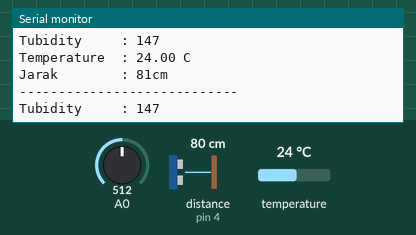
The sketch below on a simulated Arduino Uno, built with avr-gcc and run on an emulated ATmega328P. On the bench: the last lines printed to the serial monitor. The test bench sets the inputs (shaded band); at power-on: distance to the obstacle (sensor on pin 4) 80 cm, temperature 24 °C, A0 = 512. The echo pulse lasts 58.3 µs per cm.

Above: at 6.7 s.
6.8 s: distance to the obstacle (sensor on pin 4) set to 2 cm
At 8.3 s:
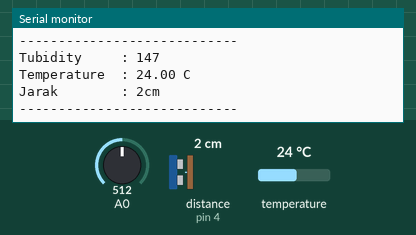
13.4 s: temperature set to 12 °C
At 19.7 s:
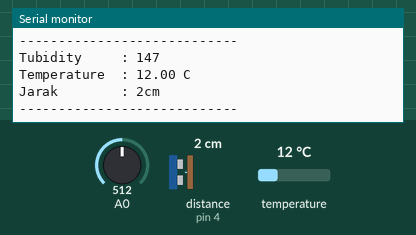
20.0 s: A0 set to 390
At 24.3 s:
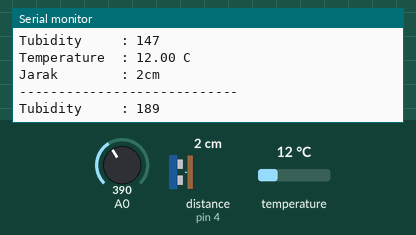
26.6 s: distance to the obstacle (sensor on pin 4) set to 4 cm
At 31.1 s:
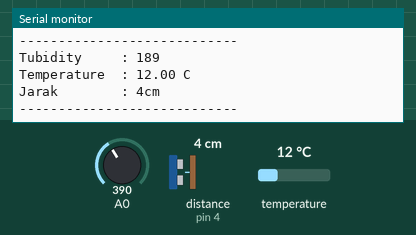
33.2 s: temperature set to 19 °C
At 37.4 s:
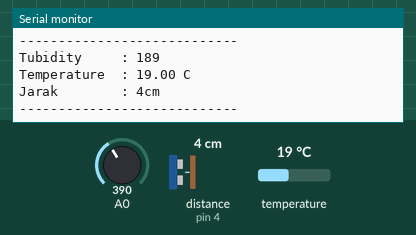
39.8 s: A0 set to 410
At 42.1 s:
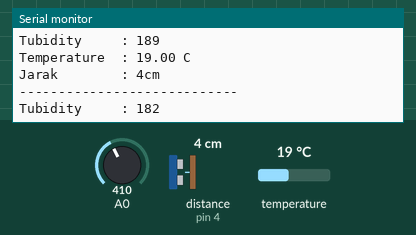
Timing chart, 0 to 43.6 s (numbered marks = the images above; inputs shaded):
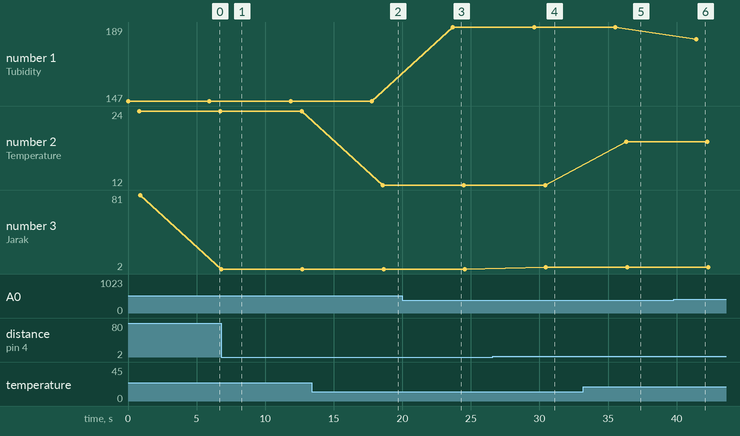

The sketch:

DSB18B20_ULTRASONICSR04T_TURBIDITY.ino
```cpp
#include <OneWire.h> //adc
#include <DallasTemperature.h> //DS18B20 sensor suhu
#include <NewPing.h> //SR04T sensor ultrasonic

#define ONE_WIRE_BUS 2 //Suhu D2
#define trigPin 3 //Ultrasonic Trig D3
#define echoPin 4 //Ultrasonic Echo D4
#define MAX_DISTANCE 400 //Jarak maks Ultrasonic
NewPing sonar = NewPing(trigPin, echoPin, MAX_DISTANCE);
OneWire oneWire(ONE_WIRE_BUS); // Setup a oneWire instance to communicate with any OneWire device
DallasTemperature sensors(&oneWire); // Pass oneWire reference to DallasTemperature library

void setup(){
  sensors.begin();
  Serial.begin(9600);
}

void loop(){

//Turbidity
  int sensorValue = analogRead(A0);
  int turbidity = map(sensorValue, 650,940, 100, 0);
    Serial.print("Tubidity     : ");
    Serial.println(turbidity);
  delay(50);

//Temperature
  sensors.requestTemperatures();
    Serial.print("Temperature  : ");
    Serial.print(sensors.getTempCByIndex(0));
    Serial.println(" C");
  delay(50);

//Ultrasonic
  int jarak = sonar.ping_cm();
    Serial.print("Jarak        : ");
    Serial.print(jarak);
    Serial.println("cm");
  delay(50);

 Serial.println("----------------------------");
 delay(5000);

}
```

Measured:
- after the input at 6.8 s, the serial monitor: prints a new line at once (image 1)
- after the input at 13.4 s, the serial monitor: prints a new line after 5.2 s (image 2)
- after the input at 20.0 s, the serial monitor: prints a new line after 3.7 s (image 3)
- after the input at 26.6 s, the serial monitor: prints a new line after 3.9 s (image 4)
- after the input at 33.2 s, the serial monitor: prints a new line after 3.1 s (image 5)
- after the input at 39.8 s, the serial monitor: prints a new line after 1.6 s (image 6)
- plotted number 1: 147 → 189 after the input at 20.0 s, 189 → 182 after the input at 39.8 s
- plotted number 2: 24 → 12 after the input at 13.4 s, 12 → 19 after the input at 33.2 s
